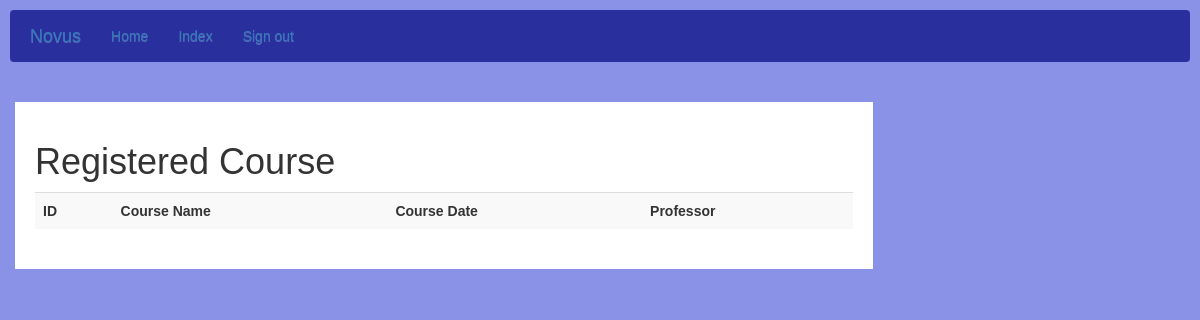
The page /registered/2 (signed in) on the database as committed earlier.
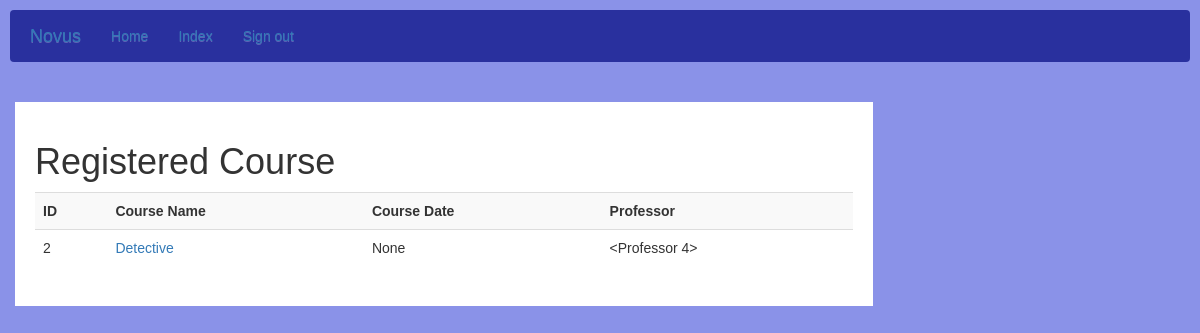
The same page on the database as committed later.
### models.py (models this page shows)
class Course (db.Model):
    __tablename__= "courses"
    id = db.Column(db.Integer, primary_key=True)
    uniqueid = db.Column(db.String(5), index=True)
    name = db.Column(db.String(120), index=True, unique=False)
    subject = db.Column(db.String(64), index=True)
    number = db.Column(db.String(8), index=True)
    day = db.Column(db.String(10), index=True)
    start_time = db.Column(db.String(4), index=True)
    end_time = db.Column(db.String(4), index=True)
    professor_id = Column(Integer, ForeignKey('professors.id'))
    posts = relationship("Post", backref="courses")
    assignments = relationship("Assignment", backref="courses")
    students = relationship("Student", secondary=class_registration_table, back_populates="courses")

class User(db.Model, UserMixin):
    __tablename__="users"
    id = db.Column(db.Integer, primary_key=True)
    uniqueid = db.Column(db.String(5), index=True)
    name = db.Column(db.String(120), index=True, unique=False)
    gender = db.Column(db.String(6), index=True)
    email = db.Column(db.String(120), index=True)
    phone = db.Column(db.String(120), index=True)
    birthday = db.Column(db.String(120), index=True)
    active = db.Column(db.Boolean())
    roles = relationship("Role", secondary="user_roles")
    password = db.Column(db.String(128))
    type = db.Column(db.String(15))

class Professor(User, db.Model):
    __tablename__="professors"
    id = db.Column(db.Integer, ForeignKey('users.id'), primary_key=True)
    department = db.Column(db.String(120), index=True)
    courses = relationship("Course", backref="professors")
    posts = relationship("Post", backref="professors")
    def __repr__(self):
        return '<Professor {}>'.format(self.id)

### app.py (the view)
@app.route('/registered/<int:id>')
@login_required
def registered(id):
    student = Student.query.get(id)
    registered = student.courses
    professor=Professor
    return render_template('registered.html', student=student, registered=registered, Professor=professor)

### templates/registered.html
{% extends 'layout.html' %}
{% import 'bootstrap/wtf.html' as wtf %}
{% block app_content %}
<div class="row">
  <div class="leftcolumn">
    <div class="card" id="opt">
      <h1>Registered Course</h1>
      <div style="text-align:center">
        <table class="table table-striped" >
          <tr>
            <th>ID</th>
            <th>Course Name</th>
            <th>Course Date</th>
            <th>Professor</th>
          </tr>
          {% for course in registered %}
          <tr class="text-left">
            <td>{{course.id}}</td>
            <td><a href="{{ url_for('details', type='Course', id=course.id) }}">{{course.name}}</a></td>
            <td>{{course.day}}</td>
            <td>{{Professor.query.get(course.professor_id)}}</td>
          </tr>
          {% endfor %}
        </table>
      </div>
    </div>
  </div>
</div>
{% endblock %}

Rows that differ between the two databases and show on the page:
added Course: id "2", name "Detective", day "None", query.get "<Professor 4>"
